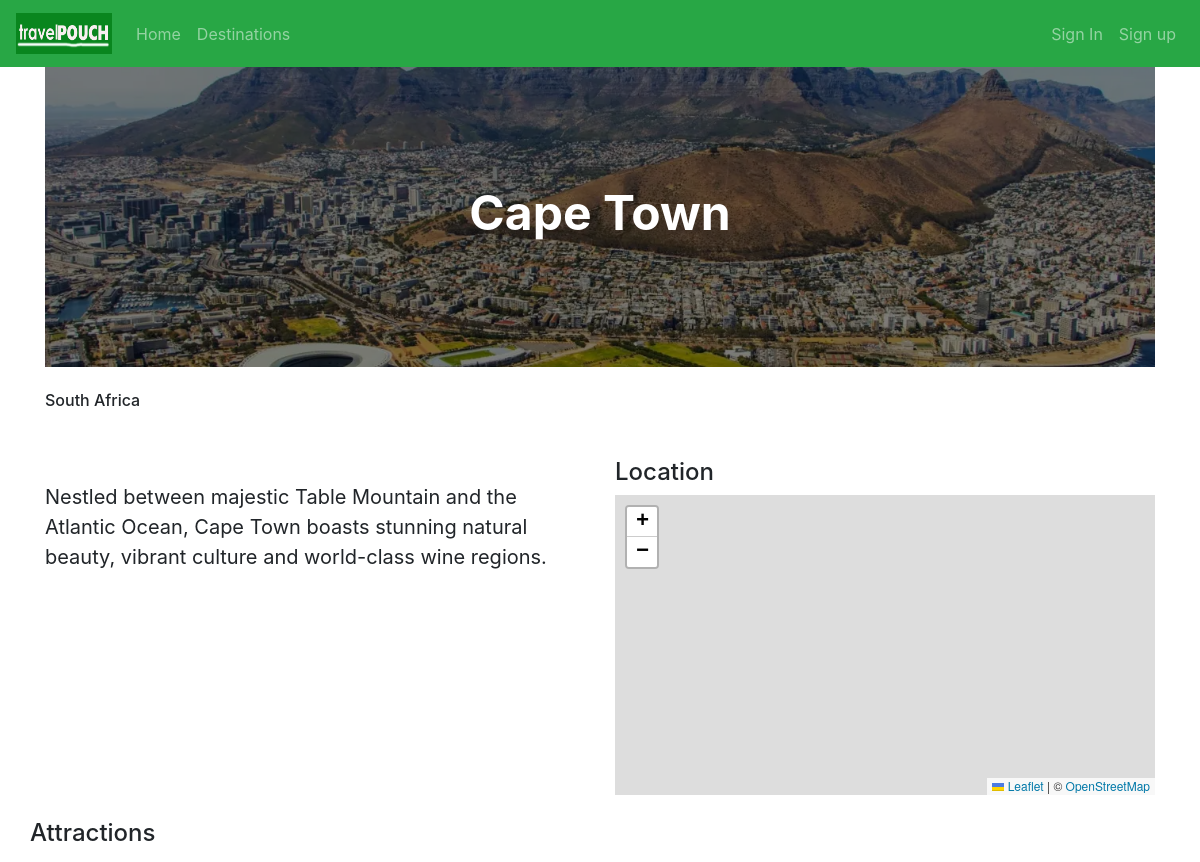
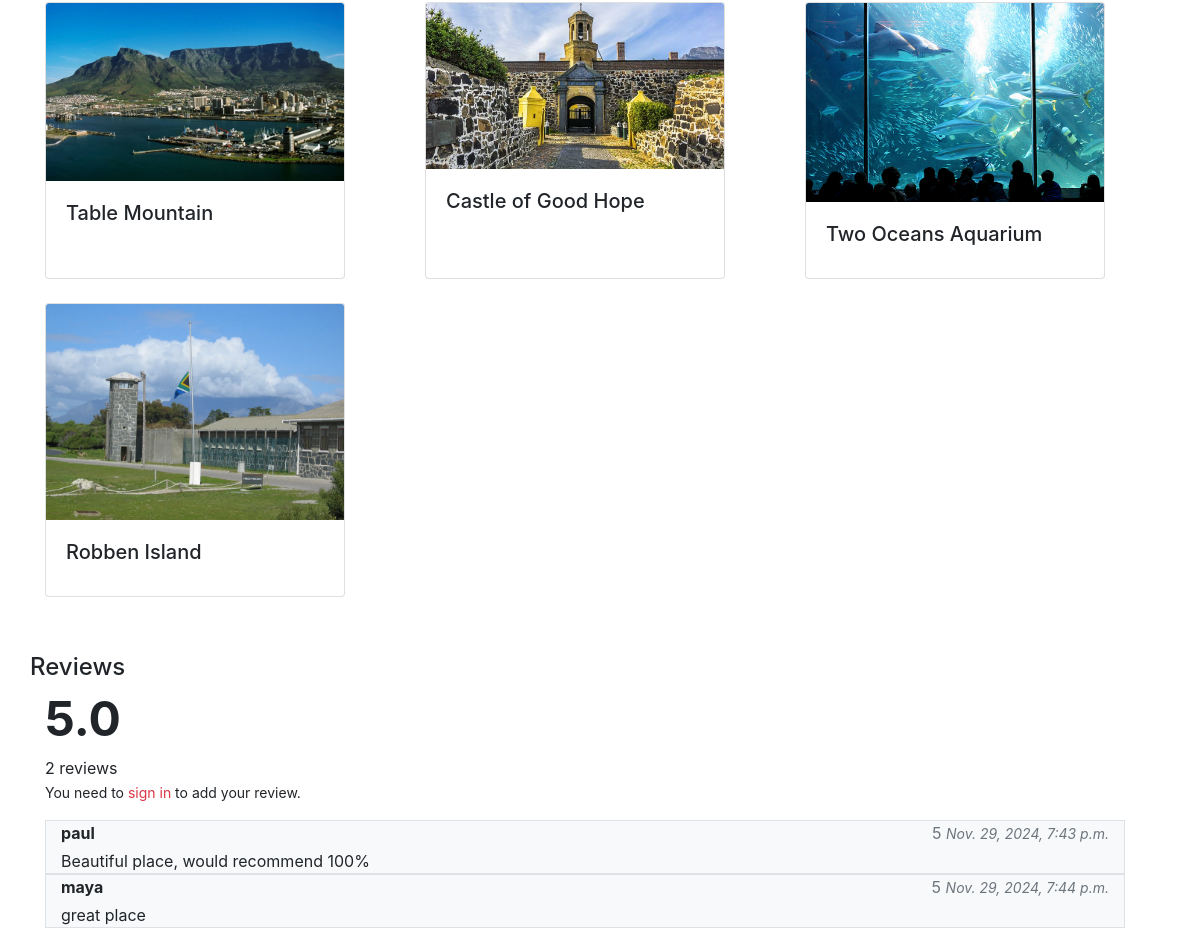
Screenshot of /destination/1 with the database file from the repository (2 pictures, top to bottom).
### travel/models.py (models this page shows, shortened)
class Destination(models.Model):
    REGION_CHOICES = (
        ("AFR", "Africa"),
        ("ASIME", "Asia and Middle East"),
        ("EUR", "Europe"),
        ("OCE", "Oceania"),
        ("NAC", "North and Central America & Caribbean"),
        ("SOA", "South America")
    )
    name = models.CharField(max_length=255)
    description = models.TextField(blank=True)  # Optional description
    location = models.CharField(max_length=255, blank=True)  # General location (e.g., city, country)
    latitude = models.FloatField(blank=True, null=True)  # Used if the destination has a specific point on the map
    longitude = models.FloatField(blank=True, null=True)
    type = models.CharField(max_length=50, choices=[('city', 'City'), ('landmark', 'Landmark'), ('island', 'Island'), ('province', 'Province'), ('country', 'Country')], default='city')
    destination_image = models.ImageField(upload_to='destination_images/', blank=True, null=True)
    region = models.CharField(max_length=5, choices=REGION_CHOICES, default="AFR")
    image_attribution = models.CharField(max_length=255, blank=True, null=True) # Image source (Important to give credit)
    def average_rating(self):
        average = self.ratings.aggregate(Avg('rating'))['rating__avg']
        return round(average, 2) if average else "No ratings yet"
    class Meta:
        ordering = ['region', 'name']

class Attraction(models.Model):
    name = models.CharField(max_length=255)
    destination = models.ForeignKey(Destination, on_delete=models.CASCADE)
    latitude = models.FloatField(blank=True, null=True)
    longitude = models.FloatField(blank=True, null=True)
    attraction_image = models.ImageField(upload_to='attraction_images/', blank=True, null=True)

class Review(models.Model):
    user = models.ForeignKey(User, on_delete=models.CASCADE)
    destination = models.ForeignKey(Destination, on_delete=models.CASCADE, related_name="ratings")
    rating = models.IntegerField()  # e.g., 1 to 5 stars
    comment = models.TextField()
    created_at = models.DateTimeField(auto_now_add=True)
    class Meta:
        unique_together = ('user', 'destination')

class User(AbstractUser):
    pass

### travel/views.py (the view)
# urls.py: path("destination/<int:destination_id>", views.destination, name="destination"),
def destination(request, destination_id):
    destination = Destination.objects.get(pk = destination_id)
    attractions = Attraction.objects.filter(destination=destination_id)
    reviews = Review.objects.filter(destination=destination_id)
    user_review = None
    average_rating = destination.average_rating()
    total_reviews = reviews.count() + (1 if user_review else 0)
    if request.user.is_authenticated:
        user_review = Review.objects.filter(user=request.user, destination=destination).first()
    reviews = Review.objects.filter(destination=destination).exclude(user=request.user if request.user.is_authenticated else None)
    if request.method == "POST" and request.user.is_authenticated:
        form = ReviewForm(request.POST, instance=user_review)
        if form.is_valid():
            form.instance.user = request.user
            form.instance.destination = destination
            form.save()
            return redirect('destination', destination_id=destination.id)
    else:
        form = ReviewForm(instance=user_review)
    return render(request, "travel/destination_guide.html", {
        "destination" : destination,
        "attractions": attractions,
        "form": ReviewForm(),
        "destination_id": destination_id,
        "reviews": reviews,
        "average_rating": average_rating,
        'user_review': user_review,
        "total_reviews": total_reviews
    })

### travel/templates/travel/destination_guide.html (shortened to what this page needs)
{% extends "travel/layout.html" %}
{% load static %}
{% block body %}
    <div class="container">
        <section class="bg-overlay" style="background-image: url('{{ destination.destination_image.url }}');">
            <h2>{{ destination.name }}</h2>
        </section>
        <div class="row pb-4 mx-0">
            <h6 class="my-4">{{ destination.location }}</h6>
        </div>
        <div class="row">
            <div class="col-lg-6">
                <p class="mt-4" style="font-size: 20px;">{{ destination.description }}</p>
            </div>
            <div class="col-lg-6">
                <h4>Location</h4>
                <div id="destination-map" style="height: 300px; width: 100%" data-attraction-url="{% static 'travel/fixtures/attraction_fixture.json' %}"></div>
            </div>
        </div>
        <div class="row pt-4">
            <h4>Attractions</h4>
        </div>
        <div class="row py-2">
            {% for attraction in attractions %}
            <div class="col-lg-4 mb-4">
                <div class="card h-100" style="width: 300px;">
                    <img src="{{ attraction.attraction_image.url }}" class="card-img-top" alt="{{ attraction.name }}">
                    <div class="card-body">
                        <h5 class="card-title">{{ attraction.name }}</h5>
                    </div>
                </div>
            </div>
            {% empty %}
            <div class="col">
                None added yet!!
            </div>
            {% endfor %}
        </div>
        <div class="row pt-4">
            <h4>Reviews</h4>
        </div>
        <div class="row">
            <div class="col-lg-2">
                <h2>{{ destination.average_rating }}</h2>
                <span>{{ total_reviews }} reviews</span>
            </div>
        </div>
        {% if user.is_authenticated %}
            {% if user_review %}
            <div class="row border bg-light w-100">
                <div class="col-6">
                    <h5>Your Review</h5>
                </div>
                <div class="col-6 text-right text-muted">
                    <strong>{{ user_review.rating }}</strong>/5
                    <small><em>{{ review.created_at }}</em></small>
                </div>
                <div class="col-xl-12 pt-1">
                    {{ user_review.comment }}
                </div>
                <div class="col-xl-12 text-right">
                    <button type="button" class="btn btn-secondary" data-toggle="modal" data-target="#editReviewModal">
                        <i class="fa fa-pencil-square-o" aria-hidden="true"></i> Edit Your Review
                    </button>
                </div>
            </div>
            {% else %}
            <div class="row my-2 pb-2">
                <button type="button" class="btn btn-primary" data-toggle="modal"  data-target="#reviewModal">
                    <i class="fa fa-pencil" aria-hidden="true"></i> Write your review
                </button>
            </div>
            <div class="modal fade" id="reviewModal">
                <div class="modal-dialog modal-dialog-centered">
                    <div class="modal-content">
                        <div class="modal-header">
                            <h4 class="modal-title">Write your review</h4>
                            <button type="button" class="close" data-dismiss="modal">&times;</button>
                        </div>
                        <div class="modal-body">
                            <form action="{% url 'addreview' destination_id %}" method="POST">
                                {% csrf_token %}
                                {{ form.rating.label_tag }}
                                <div class="star-rating mb-3">
                                    {% for i in "12345" %}
                                        <span class="star" data-value="{{ i }}">&#9733;</span>
                                    {% endfor %}
                                    {{ form.rating }}
                                </div>
                                <div class="form-group">
                                    {{ form.comment }}
                                </div>
                                <div class="modal-footer">
                                    <input type="submit" value="Post review" class="btn btn-primary">
                                    <button type="button" class="btn btn-secondary" data-dismiss="modal">Close</button>
                                </div>
                            </form>
                        </div>
                    </div>
                </div>
            </div>
            {% endif %}
            <div class="modal fade" id="editReviewModal">
                <div class="modal-dialog modal-dialog-centered">
                    <div class="modal-content">
                        <div class="modal-header">
                            <h4 class="modal-title">Edit Your Review</h4>
                            <button type="button" class="close" data-dismiss="modal">&times;</button>
                        </div>
                        <div class="modal-body">
                            <form method="POST">
                                {% csrf_token %}
                                {{ form.rating.label_tag }}
                                <div class="star-rating mb-3">
                                    {% for i in "12345" %}
                                        <span class="star" data-value="{{ i }}">&#9733;</span>
                                    {% endfor %}
                                    {{ form.rating }}
                                </div>
                                <div class="form-group">
                                    {{ form.comment }}
                                </div>
                                <div class="modal-footer">
                                    <input type="submit" value="Save Changes" class="btn btn-primary">
                                    <button type="button" class="btn btn-secondary" data-dismiss="modal">Close</button>
                                </div>
                            </form>
                        </div>
                    </div>
                </div>
            </div>
        {% else %}
        <small>You need to <a href="{% url 'login' %}" class="text-danger">sign in</a> to add your review.</small>
        {% endif %}
        <div class="container my-3">
            {% for review in reviews %}
            <div class="row border bg-light w-100">
                <div class="col-6">
                    <strong>{{ review.user }}</strong>
                </div>
                <div class="col-6 text-right text-muted">
                    {{ review.rating }}
                    <small><em>{{ review.created_at }}</em></small>
                </div>
                <div class="col-xl-12 pt-1">
                    {{ review.comment }}
                </div>
            </div>
            {% endfor %}
        </div>
    </div>
{% endblock %}

### travel/templates/travel/layout.html (shortened to what this page needs)
{% load static %}
<!DOCTYPE html>
<html>
    <head>
        <link rel="stylesheet" href="https://cdn.jsdelivr.net/npm/bootstrap@4.6.2/dist/css/bootstrap.min.css">
        <link rel="stylesheet" href="https://cdnjs.cloudflare.com/ajax/libs/font-awesome/4.7.0/css/font-awesome.min.css">
        <link rel="stylesheet" href="https://unpkg.com/leaflet@1.9.4/dist/leaflet.css"
/>
        <link rel="stylesheet" href="{% static 'travel/css/styles.css' %}">
    </head>
    <body>
        <nav class="navbar navbar-expand-lg navbar-dark bg-success">
            <a href="#">
                <img src="{% static "travel/travelPouch_logo.png" %}" height="51" width="96" class="navbar-brand">
            </a>
            <div class="collapse navbar-collapse" id="navbarSupportedContent">
                <ul class="navbar-nav">
                    {% if user.is_authenticated %}
                    <li class="nav-item">
                        <a class="nav-link" href="{% url 'dashboard' %}">My Dashboard</a>
                    </li>
                    {% else %}
                    <li class="nav-item">
                        <a class="nav-link" href="{% url 'index' %}">Home</a>
                    </li>
                    {% endif %}
                    <li class="nav-item">
                        <a class="nav-link" href="{% url 'destinations' %}">Destinations</a>
                    </li>
                </ul>
                <ul class="navbar-nav ml-auto">
                    {% if user.is_authenticated %}
                    <li class="nav-item">
                        <a class="nav-link" href="{% url 'logout' %}">Sign Out</a>
                    </li>
                    {% else %}
                    <li class="nav-item">
                        <a class="nav-link" href="{% url 'login' %}">Sign In</a>
                    </li>
                    <li class="nav-item">
                        <a class="nav-link" href="{% url 'register' %}">Sign up</a>
                    </li>
                    {% endif %}
                </ul>
            </div>
        </nav>
        {% block body %}
        {% endblock %}
    </body>
</html>

### travel/static/travel/css/styles.css (style rules this page uses)
.card-img-top { width: auto; object-fit: contain; }
.bg-overlay { position: relative; background-size: cover; background-position: center; height: 300px; color: white; text-align: center; display: flex; align-items: center; justify-content: center; }
.bg-overlay::before { content: ""; position: absolute; top: 0; left: 0; right: 0; bottom: 0; background: rgba(0, 0, 0, 0.5); z-index: 1; }
.bg-overlay h1, h2 { position: relative; z-index: 2; font-size: 3rem; font-weight: bold; }

### rows the page displays
Destination: destination_image (picture), name "Cape Town", location "South Africa", description "Nestled between majestic Table Mountain and the Atlantic Ocean, Cape Town boasts stunning natural beauty, vibrant culture and world-class wine regions.", average_rating "5.0"
Attraction: attraction_image (picture), name "Table Mountain"
Attraction: attraction_image (picture), name "Castle of Good Hope"
Attraction: attraction_image (picture), name "Two Oceans Aquarium"
Attraction: attraction_image (picture), name "Robben Island"
Review: user "paul", rating "5", created_at "Nov. 29, 2024, 7:43 p.m.", comment "Beautiful place, would recommend 100%"
Review: user "maya", rating "5", created_at "Nov. 29, 2024, 7:44 p.m.", comment "great place"

### other values shown
{{ total_reviews }} "2"
